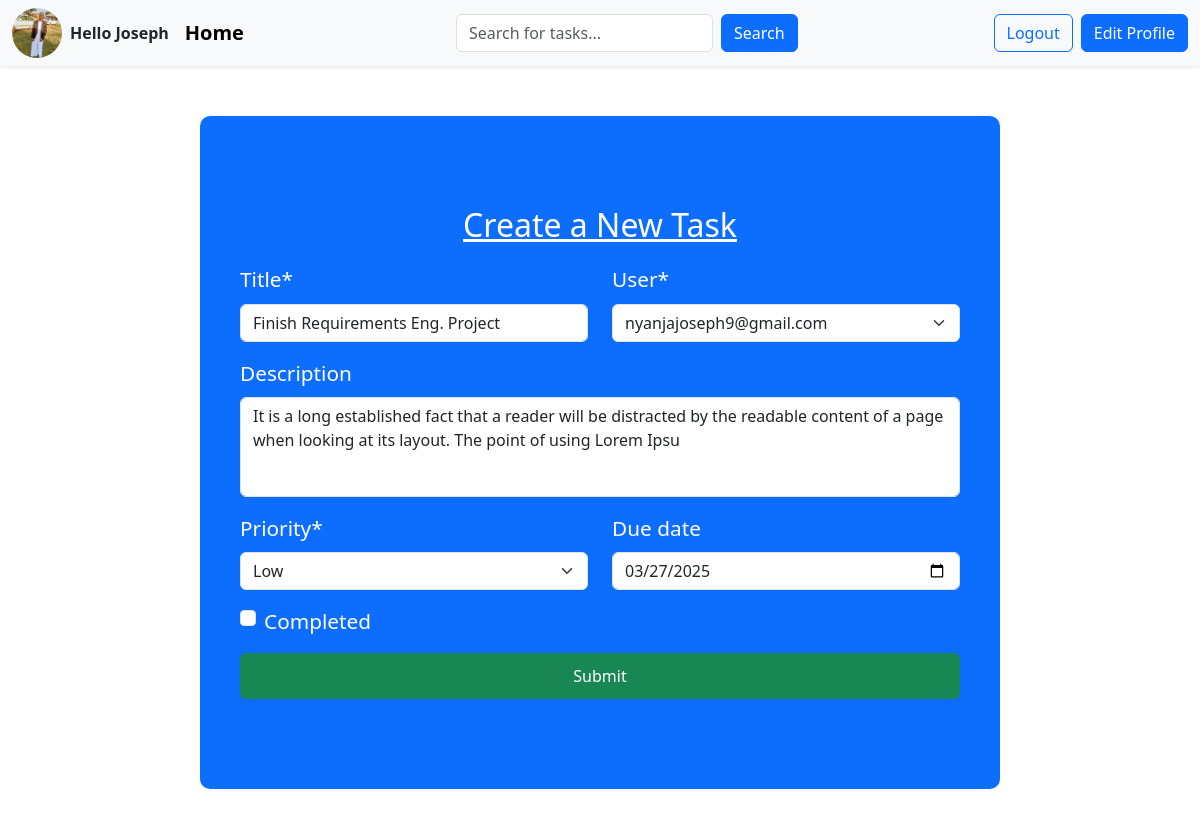
Before: /edit-task/2/ (signed in) with the older database file.
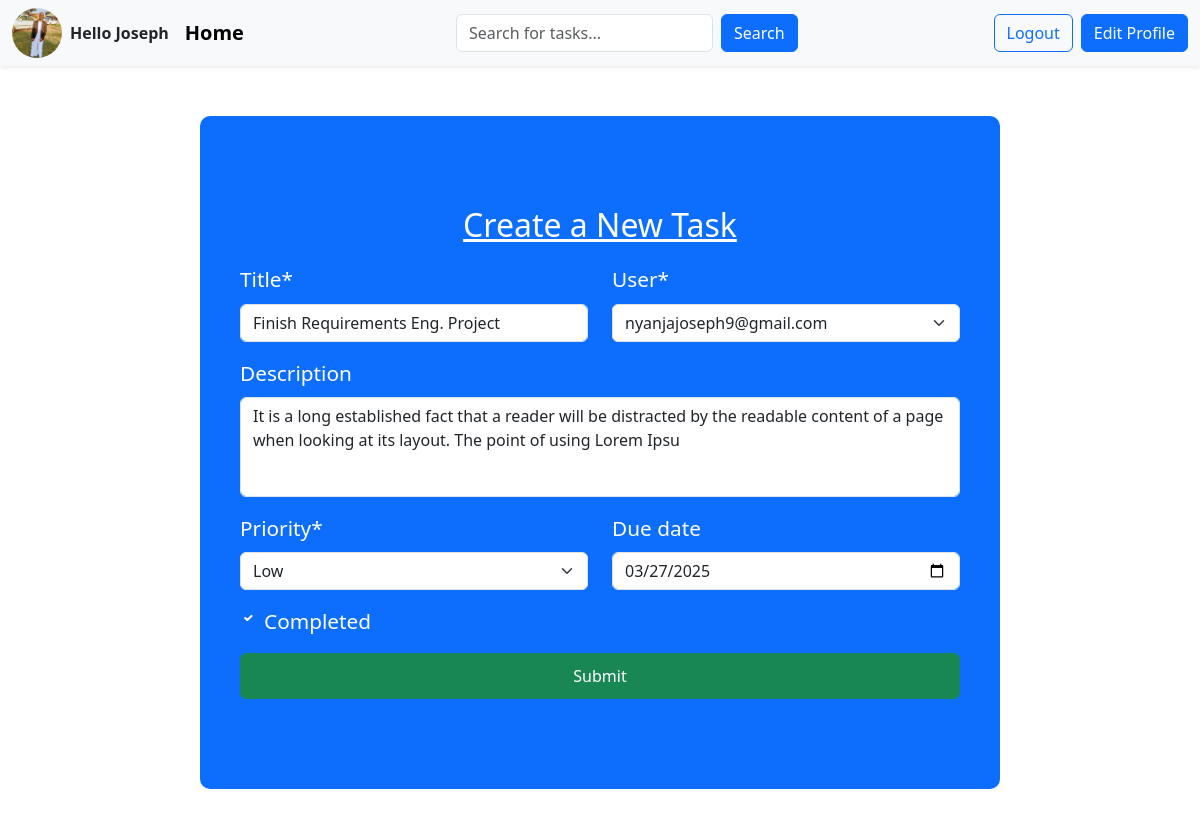
After: the same page with the newer database file.
### base/models.py (models this page shows, shortened)
class Task(models.Model):
    title = models.CharField(max_length=200,null=True)
    description = models.TextField(null=True,blank=True)
    user = models.ForeignKey(User,on_delete= models.CASCADE)
    completed = models.BooleanField(default=False)
    created = models.DateTimeField(auto_now_add=True)
    updated = models.DateTimeField(auto_now=True)
    PRIORITY_CHOICES = [
    ("HIGH","High"),
    ("MEDIUM","Medium"),
    ("LOW","Low")
   ]
    priority = models.CharField(max_length=100,choices = PRIORITY_CHOICES)
    due_date = models.DateField(null=True,blank=True)
    class Meta:
        ordering = ['-updated','-created']

### base/views.py (the view, shortened to what this page needs)
# urls.py: path('edit-task/<int:pk>/',views.edit_task,name="edit-task"),
def edit_task(request, pk):
    task = Task.objects.get(id=pk)
    form = TaskForm(instance=task)
    context = {"form": form}
    return render(request, 'base/create_task.html', context)

### base/forms.py
class TaskForm(ModelForm):
    class Meta:
        model = Task
        fields = '__all__'
        widgets = {
            'due_date':forms.DateInput(attrs={'type':'date'})
        }

### base/templates/base/create_task.html (shortened to what this page needs)
{% extends 'main.html' %}
{% block content %}
{% load crispy_forms_tags %}
<div class="form-container bg-primary">
    <div class="form-container">
        <h2 class="text-white text-decoration-underline">Create a New Task</h2>
        <form action="" method="post">
            <div class="row">
                <div class="col-md-6">
                    {{ form.title|as_crispy_field }}
                </div>
                <div class="col-md-6">
                    {{ form.user|as_crispy_field }}
                </div>
            </div>
            <div class="row">
                <div class="col-md-12">
                    {{ form.description|as_crispy_field }}
                </div>
            </div>
            <div class="row">
                <div class="col-md-6">
                    {{ form.priority|as_crispy_field }}
                </div>
                <div class="col-md-6">
                    {{ form.due_date|as_crispy_field }}
                </div>
            </div>
            <div class="row">
                <div class="col-md-12">
                    {{ form.completed|as_crispy_field }}
                </div>
            </div>
            <button type="submit" class="btn btn-success">Submit</button>
        </form>
    </div>
</div>
{% endblock %}

Changed rows visible on the page:
changed Task "Finish Requirements Eng. Project": completed "☐" → "☑"
